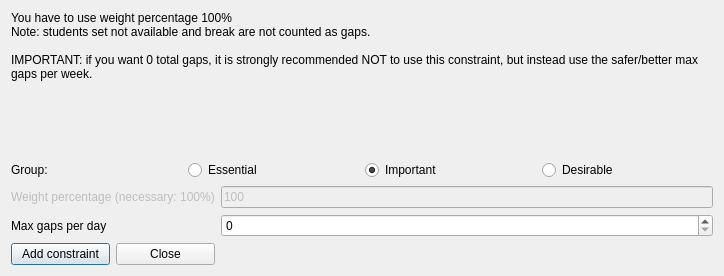
<?xml version="1.0" encoding="UTF-8"?>
<ui version="4.0">
 <class>AddConstraintStudentsMaxGapsPerDayForm_template</class>
 <widget class="QDialog" name="AddConstraintStudentsMaxGapsPerDayForm_template">
  <property name="geometry">
   <rect>
    <x>0</x>
    <y>0</y>
    <width>724</width>
    <height>276</height>
   </rect>
  </property>
  <property name="windowTitle">
   <string extracomment="This is the title of the dialog to add a new constraint of this type">Add students max gaps per day</string>
  </property>
  <layout class="QGridLayout" name="gridLayout">
   <item row="0" column="0" colspan="2">
    <widget class="QLabel" name="weightTextLabel_2">
     <property name="sizePolicy">
      <sizepolicy hsizetype="Minimum" vsizetype="Minimum">
       <horstretch>0</horstretch>
       <verstretch>0</verstretch>
      </sizepolicy>
     </property>
     <property name="frameShape">
      <enum>QFrame::NoFrame</enum>
     </property>
     <property name="frameShadow">
      <enum>QFrame::Plain</enum>
     </property>
     <property name="text">
      <string>You have to use weight percentage 100%
Note: students set not available and break are not counted as gaps.

IMPORTANT: if you want 0 total gaps, it is strongly recommended NOT to use this constraint, but instead use the safer/better max gaps per week.</string>
     </property>
     <property name="wordWrap">
      <bool>true</bool>
     </property>
    </widget>
   </item>
   <item row="1" column="0">
    <spacer name="spacer6">
     <property name="orientation">
      <enum>Qt::Vertical</enum>
     </property>
     <property name="sizeType">
      <enum>QSizePolicy::Expanding</enum>
     </property>
     <property name="sizeHint" stdset="0">
      <size>
       <width>20</width>
       <height>40</height>
      </size>
     </property>
    </spacer>
   </item>
   <item row="2" column="0" colspan="2">
    <layout class="QHBoxLayout" name="horizontalLayout_4">
     <item>
      <widget class="QLabel" name="groupTextLabel">
       <property name="text">
        <string>Group:</string>
       </property>
      </widget>
     </item>
     <item>
      <widget class="QRadioButton" name="essentialRadioButton">
       <property name="text">
        <string>Essential</string>
       </property>
      </widget>
     </item>
     <item>
      <widget class="QRadioButton" name="importantRadioButton">
       <property name="text">
        <string>Important</string>
       </property>
       <property name="checked">
        <bool>true</bool>
       </property>
      </widget>
     </item>
     <item>
      <widget class="QRadioButton" name="desirableRadioButton">
       <property name="text">
        <string>Desirable</string>
       </property>
      </widget>
     </item>
    </layout>
   </item>
   <item row="3" column="0">
    <widget class="QLabel" name="weightTextLabel">
     <property name="enabled">
      <bool>false</bool>
     </property>
     <property name="frameShape">
      <enum>QFrame::NoFrame</enum>
     </property>
     <property name="frameShadow">
      <enum>QFrame::Plain</enum>
     </property>
     <property name="text">
      <string>Weight percentage (necessary: 100%)</string>
     </property>
     <property name="wordWrap">
      <bool>false</bool>
     </property>
    </widget>
   </item>
   <item row="3" column="1">
    <widget class="QLineEdit" name="weightLineEdit">
     <property name="enabled">
      <bool>false</bool>
     </property>
     <property name="text">
      <string notr="true">100</string>
     </property>
    </widget>
   </item>
   <item row="4" column="0">
    <widget class="QLabel" name="textLabel1">
     <property name="text">
      <string>Max gaps per day</string>
     </property>
     <property name="wordWrap">
      <bool>false</bool>
     </property>
    </widget>
   </item>
   <item row="4" column="1">
    <widget class="QSpinBox" name="maxGapsSpinBox"/>
   </item>
   <item row="5" column="0">
    <layout class="QHBoxLayout">
     <item>
      <widget class="QPushButton" name="addConstraintPushButton">
       <property name="text">
        <string>Add constraint</string>
       </property>
      </widget>
     </item>
     <item>
      <widget class="QPushButton" name="closePushButton">
       <property name="text">
        <string>Close</string>
       </property>
      </widget>
     </item>
    </layout>
   </item>
  </layout>
 </widget>
 <layoutdefault spacing="6" margin="11"/>
 <resources/>
 <connections/>
</ui>
